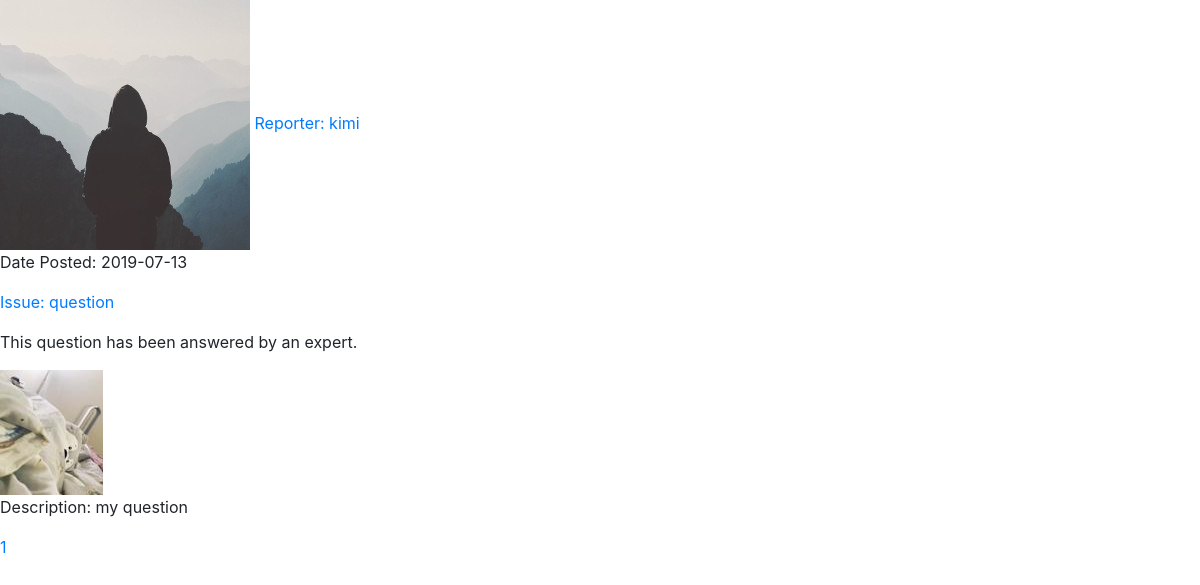
/studybuddies (signed in), run on the app's committed database.
### flaskblog/models.py (models this page shows, shortened)
class Post(db.Model):
	id = db.Column(db.Integer, primary_key=True)
	assignment = db.Column(db.String(20), nullable=False, default="m")
	grade = db.Column(db.String(20), nullable=False)
	date_posted = db.Column(db.DateTime, nullable=False, default=datetime.utcnow)
	attached_image = db.Column(db.String(20))
	posttype = db.Column(db.String(20), nullable=False)
	newstype = db.Column(db.String(20))
	clubtype = db.Column(db.String(20))
	reviewedornot = db.Column(db.Boolean, default=False)
	quirk = db.Column(db.String(20), nullable=False)
	user_id = db.Column(db.Integer, db.ForeignKey('user.id'), nullable=False)

class User(db.Model, UserMixin):
	id = db.Column(db.Integer, primary_key=True)
	username = db.Column(db.String(20), unique=True, nullable=False)
	email = db.Column(db.String(120), unique=True, nullable=False)
	image_file = db.Column(db.String(20), nullable=False, default='default.jpg')
	password = db.Column(db.String(60), nullable=False)
	level = db.Column(db.String(20), nullable=False)
	posts = db.relationship('Post', backref='student', lazy=True )
	memberof = db.relationship('Clubs', secondary=membership, backref=db.backref('members', lazy='dynamic'))

### flaskblog/routes.py (the view)
@app.route("/studybuddies")
@login_required
def studybuddieshome():
	page = request.args.get('page', 1, type=int)
	posts = Post.query.filter_by(posttype="Question").paginate(page=page, per_page=5)
	return render_template('studybuddieshome.html', posts=posts, title="Student Questions")

### flaskblog/models.py (called while the page is built)
@login_manager.user_loader
def load_user(user_id):
	return User.query.get(int(user_id))

### flaskblog/templates/studybuddieshome.html
{% extends "layout.html" %}
{% block content %}
	{% for post in posts.items %}
		<img src="{{ url_for('static', filename='profile_pics/' + post.student.image_file) }}">
		<a href="{{ url_for('user_posts', username=post.student.username) }}">Reporter: {{ post.student.username }}</a>
		<p>Date Posted: {{ post.date_posted.strftime('%Y-%m-%d') }}</p>
		<p><a href="{{ url_for('post', post_id=post.id) }}">Issue: {{ post.assignment }}</a></p>
		{% if post.reviewedornot == True %}
			<p>This question has been answered by an expert.</p>
		{% endif %}
		{% if post.attached_image %}
			<img src="{{ url_for('static', filename='attachment_pics/' + post.attached_image) }}">
		{% endif %}
		<p>Description: {{ post.grade }}</p>
	{% endfor %}
	{% for page_num in posts.iter_pages(left_edge=1, right_edge=1, left_current=1, right_current=2) %}
		{% if page_num %}
			<a href="{{ url_for('home', page=page_num) }}">{{ page_num }}</a>
		{% else %}
			...
		{% endif %}
	{% endfor %}
{% endblock %}

### data on the page
Post: image_file (placeholder picture), student.username "kimi", date_posted "2019-07-13", assignment "question", shows "This question has been answered by an expert.", attached_image (picture), grade "my question"

### other printed values
{{ page_num }} "1"
